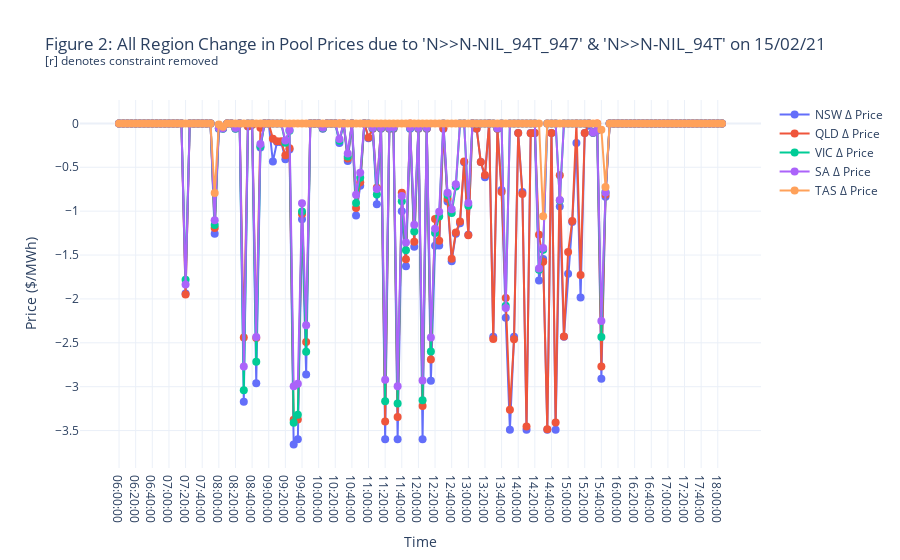

Notebook code for this chart:
### Code cell
fig2 = go.Figure()
fig2.add_trace(go.Scatter(x=timeaxis, y=prices_all[prices_all['region'] == 'NSW1']['diff'], name='NSW Δ Price', mode='lines+markers',
                         marker_size=8, marker_symbol='circle'))
fig2.add_trace(go.Scatter(x=timeaxis, y=prices_all[prices_all['region'] == 'QLD1']['diff'], name='QLD Δ Price', mode='lines+markers',
                         marker_size=8, marker_symbol='circle'))
fig2.add_trace(go.Scatter(x=timeaxis, y=prices_all[prices_all['region'] == 'VIC1']['diff'], name='VIC Δ Price', mode='lines+markers',
                         marker_size=8, marker_symbol='circle'))
fig2.add_trace(go.Scatter(x=timeaxis, y=prices_all[prices_all['region'] == 'SA1']['diff'], name='SA Δ Price', mode='lines+markers',
                         marker_size=8, marker_symbol='circle'))
fig2.add_trace(go.Scatter(x=timeaxis, y=prices_all[prices_all['region'] == 'TAS1']['diff'], name='TAS Δ Price', mode='lines+markers',
                         marker_size=8, marker_symbol='circle'))
fig2.update_xaxes(title="Time")
fig2.update_yaxes(title="Price ($/MWh)")
fig2.update_layout(title="Figure 2: All Region Change in Pool Prices due to 'N>>N-NIL_94T_947' & 'N>>N-NIL_94T' on 15/02/21<br><sup>[r] denotes constraint removed</sup>",
                  template="plotly_white")
fig2.show()

### Figure 1 — Plotly figure (JSON) as saved in the notebook; plotly's stock layout.template omitted (floating-point values rounded to 4 significant figures; data arrays with more than 128 entries replaced by an {"elided": "..."} marker saying what was removed)
{"data": [{"marker": {"size": 8, "symbol": "circle"}, "mode": "lines+markers", "name": "NSW Δ Price", "type": "scatter", "x": {"elided": "146 str values"}, "y": {"elided": "146 float values"}}, {"marker": {"size": 8, "symbol": "circle"}, "mode": "lines+markers", "name": "QLD Δ Price", "type": "scatter", "x": {"elided": "146 str values"}, "y": {"elided": "146 float values"}}, {"marker": {"size": 8, "symbol": "circle"}, "mode": "lines+markers", "name": "VIC Δ Price", "type": "scatter", "x": {"elided": "146 str values"}, "y": {"elided": "146 float values"}}, {"marker": {"size": 8, "symbol": "circle"}, "mode": "lines+markers", "name": "SA Δ Price", "type": "scatter", "x": {"elided": "146 str values"}, "y": {"elided": "146 float values"}}, {"marker": {"size": 8, "symbol": "circle"}, "mode": "lines+markers", "name": "TAS Δ Price", "type": "scatter", "x": {"elided": "146 str values"}, "y": {"elided": "146 float values"}}], "layout": {"title": {"text": "Figure 2: All Region Change in Pool Prices due to 'N>>N-NIL_94T_947' & 'N>>N-NIL_94T' on 15/02/21<br><sup>[r] denotes constraint removed</sup>"}, "xaxis": {"title": {"text": "Time"}}, "yaxis": {"title": {"text": "Price ($/MWh)"}}}}
